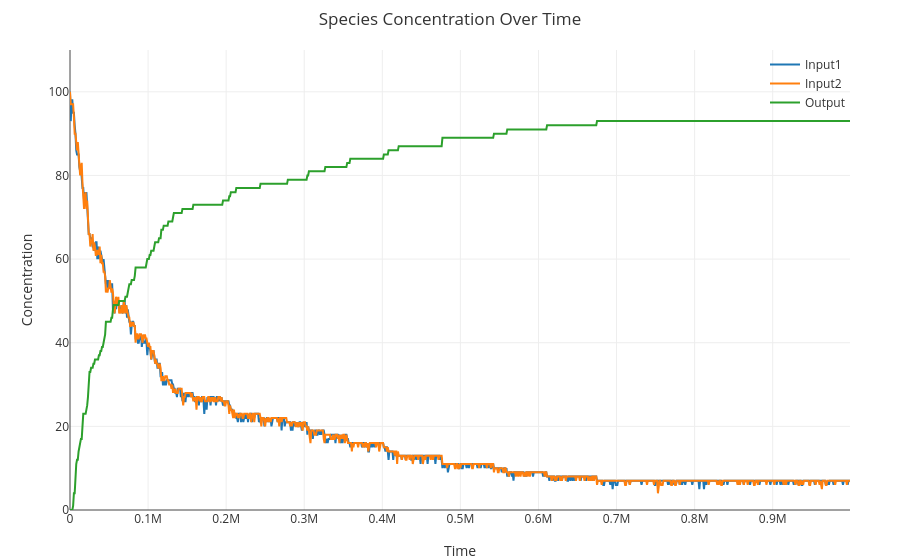

Notebook code for this chart:
### Code cell
directive simulation {initial=0; final=1000000; points=1000; plots=[<1^ 2>; <3 4^>; <2 3>]}
directive stochastic {scale = 100.000000; trajectories = 1}
def N1 = 1.0
def N2 = 1.0
def N = 10.0
def Input1() = <1^ 2>
def Input2() = <3 4^>
def Output() = <2 3>
def AND() = {1^*}[2 3]{4^*}
( N1 * Input1()
| N2 * Input2()
| N * AND()
| 0.0 * Output())

### Figure 1 — Plotly figure (JSON) as saved in the notebook; plotly's stock layout.template omitted (floating-point values rounded to 4 significant figures; data arrays with more than 128 entries replaced by an {"elided": "..."} marker saying what was removed)
{"data": [{"line": {"width": 2}, "mode": "lines", "name": "Input1", "x": {"elided": "1000 int values"}, "y": {"elided": "1000 int values"}}, {"line": {"width": 2}, "mode": "lines", "name": "Input2", "x": {"elided": "1000 int values"}, "y": {"elided": "1000 int values"}}, {"line": {"width": 2}, "mode": "lines", "name": "Output", "x": {"elided": "1000 int values"}, "y": {"elided": "1000 int values"}}], "layout": {"font": {"color": "#333"}, "hovermode": "x unified", "legend": {"bgcolor": "rgba(0,0,0,0)", "x": 1, "xanchor": "right", "y": 1, "yanchor": "top"}, "margin": {"b": 50, "l": 70, "r": 50, "t": 50}, "paper_bgcolor": "rgba(0,0,0,0)", "plot_bgcolor": "rgba(0,0,0,0)", "title": "Species Concentration Over Time", "xaxis": {"range": [0, 999000], "showgrid": true, "title": "Time"}, "yaxis": {"range": [0, 110], "showgrid": true, "title": "Concentration"}}}
